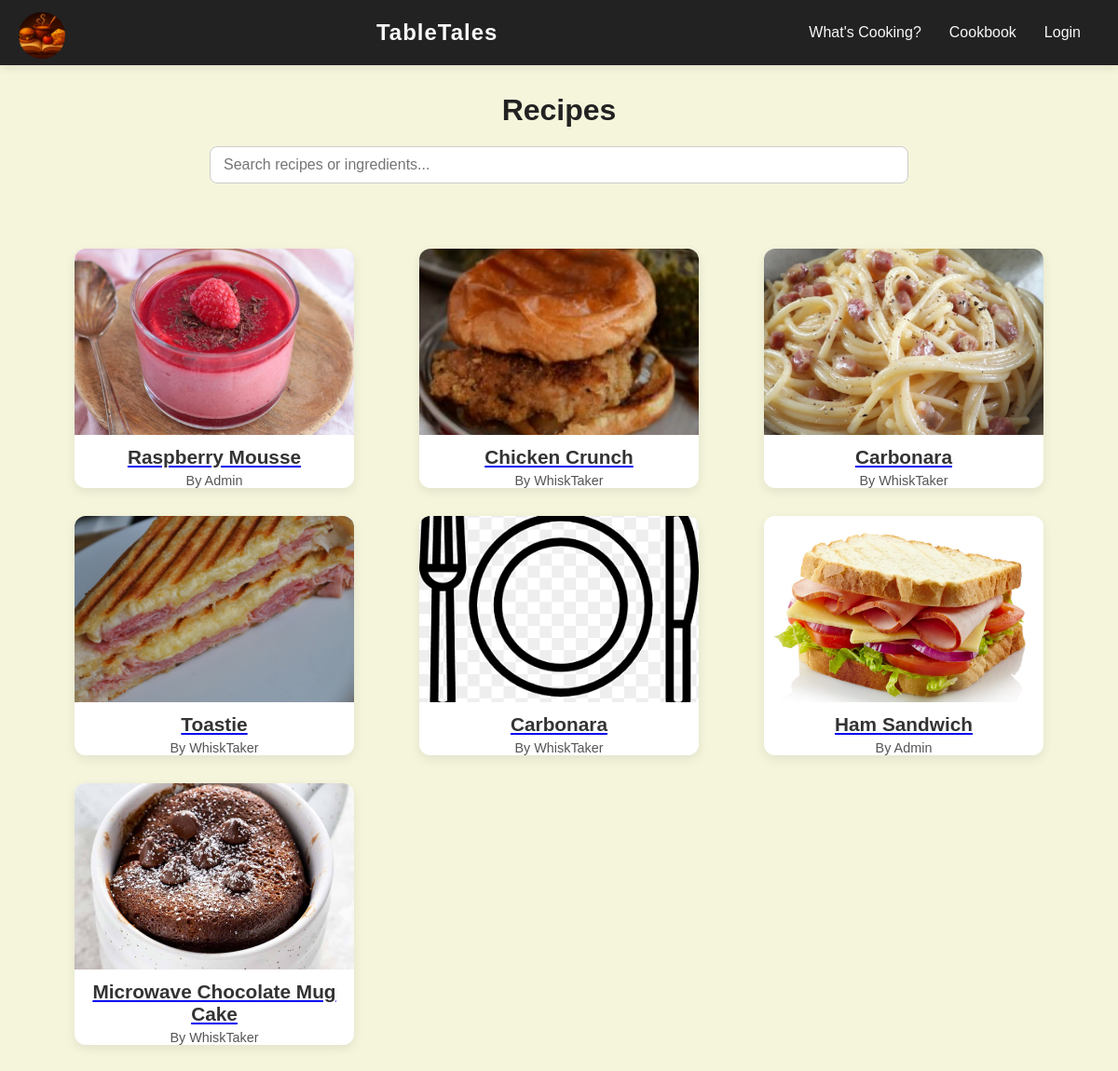
The page / on the database its author committed.
### tabletales/models.py (models this page shows, shortened)
class Recipe(models.Model):
    title = models.CharField(max_length=200)
    author = models.ForeignKey(User, on_delete=models.CASCADE)
    description = models.TextField(blank=True)  # optional short summary
    image = models.ImageField(upload_to='recipes/', default='recipes/default.png', blank=True, null=True)
    instructions = models.TextField(help_text="Enter each step on a new line")
    created_on = models.DateTimeField(auto_now_add=True)
    favorited_by = models.ManyToManyField(User, related_name='favorite_recipes', blank=True)
    class Meta:
        ordering = ['-created_on']

### tabletales/views.py (the view)
# urls.py: path('', views.recipe_list, name='recipe_list'),
def recipe_list(request):
    recipes = Recipe.objects.all()
    return render(request, 'recipe_list.html', {'recipes': recipes})

### tabletales/templates/recipe_list.html (shortened to what this page needs)
{% extends "base.html" %}
{% load static %}
{% block content %}
<h1 class="page-title">Recipes</h1>
<div class="search-container">
  <input
    type="text"
    id="whatscooking-search"
    placeholder="Search recipes or ingredients..."
    class="search-input"
  >
</div>
<div id="whatscooking-grid" class="recipe-grid">
  {% for recipe in recipes %}
    <div
      class="recipe-card"
      data-title="{{ recipe.title|lower }}"
      data-ingredients="{% for ing in recipe.ingredients.all %}{{ ing.name|lower }} {% endfor %}"
    >
      <a href="{% url 'recipe_detail' recipe.pk %}">
        {% if recipe.image %}
          <img src="{{ recipe.image.url }}" alt="{{ recipe.title }}" class="recipe-image">
        {% else %}
          <img src="{% static 'images/default_recipe.png' %}" alt="Default image" class="recipe-image">
        {% endif %}
        <h2 class="recipe-title">{{ recipe.title }}</h2>
      </a>
      <p class="recipe-author">By {{ recipe.author.username }}</p>
    </div>
  {% empty %}
    <p>No recipes yet!</p>
  {% endfor %}
</div>
<link rel="stylesheet" href="{% static 'css/recipe_list.css' %}">
{% endblock %}

### tabletales/static/css/style.css (style rules this page uses)
body { margin: 0; font-family: "Poppins", sans-serif; background-color: #F5F5DC; color: #333; }
.page-title { text-align: center; font-size: 2rem; margin: 30px 0 10px; color: #222; }
.recipe-grid { display: grid; grid-template-columns: repeat(auto-fit, minmax(250px, 1fr)); gap: 30px; padding: 40px 60px; justify-items: center; }
.recipe-card { background: #fff; border-radius: 12px; box-shadow: 0 4px 12px rgba(0, 0, 0, 0.08); overflow: hidden; text-align: center; transition: transform 0.2s ease, box-shadow 0.2s ease; width: 100%; max-width: 300px; }
.recipe-image { width: 100%; height: 200px; object-fit: cover; display: block; }
.recipe-title { font-size: 1.3rem; color: #333; margin: 12px 0 5px; text-decoration: none; }
.recipe-author { font-size: 0.9rem; color: #777; margin-bottom: 15px; }
.recipe-author { font-size: 0.9em; color: #555; text-align: center; margin: 0; }

### tabletales/static/css/recipe_list.css (style rules this page uses)
.search-container { text-align: center; margin: 20px 0 30px; }
.search-input { width: 60%; padding: 10px 14px; font-size: 1em; border: 1px solid #ccc; border-radius: 8px; outline: none; transition: border-color 0.2s; }

### rows shown on the page
Recipe: image (picture), title "Raspberry Mousse", author.username "Admin"
Recipe: image (picture), title "Chicken Crunch", author.username "WhiskTaker"
Recipe: image (picture), title "Carbonara", author.username "WhiskTaker"
Recipe: image (picture), title "Toastie", author.username "WhiskTaker"
Recipe: title "Carbonara", author.username "WhiskTaker"
Recipe: image (picture), title "Ham Sandwich", author.username "Admin"
Recipe: image (picture), title "Microwave Chocolate Mug Cake", author.username "WhiskTaker"
